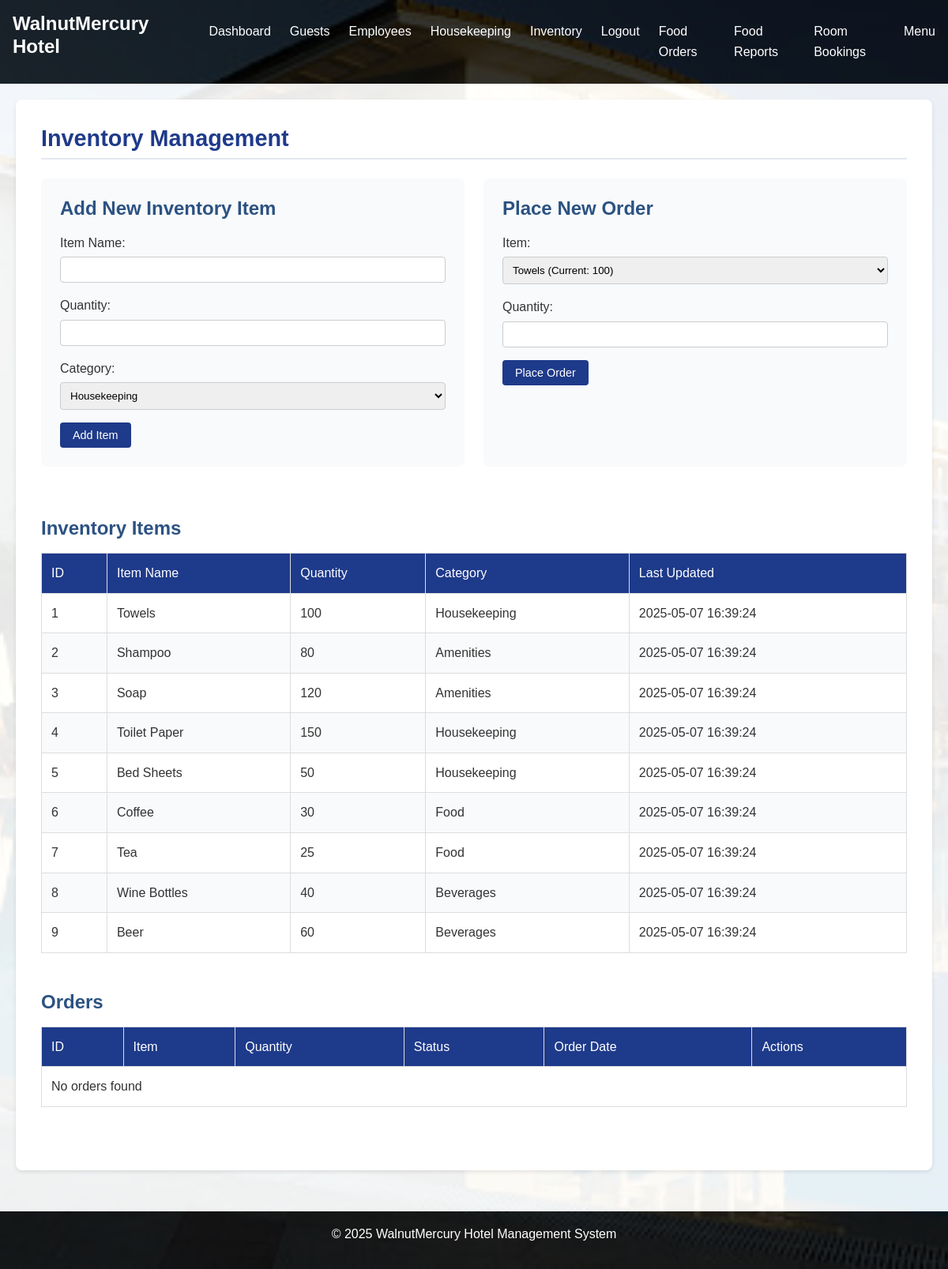
Page /admin/inventory (signed in) on the committed database.
### tables this page shows
CREATE TABLE inventory (
    id INTEGER PRIMARY KEY AUTOINCREMENT,
    item_name TEXT NOT NULL,
    quantity INTEGER NOT NULL,
    category TEXT NOT NULL,
    last_updated TIMESTAMP DEFAULT CURRENT_TIMESTAMP
);

### app.py (the view)
@app.route('/admin/inventory')
@admin_required
def admin_inventory():
    inventory = query_db('SELECT * FROM inventory')
    orders = query_db('SELECT * FROM orders')
    return render_template('admin/inventory.html',
                          inventory=inventory,
                          orders=orders)

### app.py (called while the page is built)
def get_db():
    db = getattr(g, '_database', None)
    if db is None:
        db = g._database = sqlite3.connect(DATABASE)
        db.row_factory = sqlite3.Row
    return db

def query_db(query, args=(), one=False):
    cur = get_db().execute(query, args)
    rv = cur.fetchall()
    cur.close()
    return (rv[0] if rv else None) if one else rv

@app.teardown_appcontext
def close_connection(exception):
    db = getattr(g, '_database', None)
    if db is not None:
        db.close()

def admin_required(f):
    @wraps(f)
    def decorated_function(*args, **kwargs):
        if 'user_id' not in session or session.get('role') != 'admin':
            flash('You need to be logged in as admin to view this page.')
            return redirect(url_for('admin_login'))
        return f(*args, **kwargs)
    return decorated_function

### templates/admin/inventory.html (shortened to what this page needs)
{% extends "admin/layout.html" %}
{% block content %}
<section class="admin-section">
    <h2>Inventory Management</h2>
    <div class="grid-container">
        <div class="form-container">
            <h3>Add New Inventory Item</h3>
            <form method="post" action="{{ url_for('add_inventory') }}">
                <div class="form-group">
                    <label for="item_name">Item Name:</label>
                    <input type="text" id="item_name" name="item_name" required>
                </div>
                <div class="form-group">
                    <label for="quantity">Quantity:</label>
                    <input type="number" id="quantity" name="quantity" min="1" required>
                </div>
                <div class="form-group">
                    <label for="category">Category:</label>
                    <select id="category" name="category" required>
                        <option value="Housekeeping">Housekeeping</option>
                    </select>
                </div>
                <button type="submit" class="btn btn-primary">Add Item</button>
            </form>
        </div>
        <div class="form-container">
            <h3>Place New Order</h3>
            <form method="post" action="{{ url_for('place_order') }}">
                <div class="form-group">
                    <label for="item_id">Item:</label>
                    <select id="item_id" name="item_id" required>
                        {% for item in inventory %}
                        <option value="{{ item.id }}">{{ item.item_name }} (Current: {{ item.quantity }})</option>
                        {% endfor %}
                    </select>
                </div>
                <div class="form-group">
                    <label for="quantity">Quantity:</label>
                    <input type="number" id="quantity" name="quantity" min="1" required>
                </div>
                <button type="submit" class="btn btn-primary">Place Order</button>
            </form>
        </div>
    </div>
    <div class="data-table-container">
        <h3>Inventory Items</h3>
        <table class="data-table">
            <thead>
                <tr>
                    <th>ID</th>
                    <th>Item Name</th>
                    <th>Quantity</th>
                    <th>Category</th>
                    <th>Last Updated</th>
                </tr>
            </thead>
            <tbody>
                {% for item in inventory %}
                <tr>
                    <td>{{ item.id }}</td>
                    <td>{{ item.item_name }}</td>
                    <td>{{ item.quantity }}</td>
                    <td>{{ item.category }}</td>
                    <td>{{ item.last_updated }}</td>
                </tr>
                {% else %}
                <tr>
                    <td colspan="5">No inventory items found</td>
                </tr>
                {% endfor %}
            </tbody>
        </table>
    </div>
    <div class="data-table-container">
        <h3>Orders</h3>
        <table class="data-table">
            <thead>
                <tr>
                    <th>ID</th>
                    <th>Item</th>
                    <th>Quantity</th>
                    <th>Status</th>
                    <th>Order Date</th>
                    <th>Actions</th>
                </tr>
            </thead>
            <tbody>
                {% for order in orders %}
                <tr>
                    <td>{{ order.id }}</td>
                    <td>{{ order.item_name }}</td>
                    <td>{{ order.quantity }}</td>
                    <td>{{ order.status }}</td>
                    <td>{{ order.order_date }}</td>
                    <td>
                        <button class="btn btn-small update-order-status" data-id="{{ order.id }}">Update Status</button>
                    </td>
                </tr>
                {% else %}
                <tr>
                    <td colspan="6">No orders found</td>
                </tr>
                {% endfor %}
            </tbody>
        </table>
    </div>
</section>
{% endblock %}

### templates/admin/layout.html
{% extends "layout.html" %}
{% block extra_css %}
<link rel="stylesheet" href="{{ url_for('static', filename='css/admin.css') }}">
{% endblock %}
{% block navigation %}
{% if session.role == 'admin' %}
<ul>
    <li><a href="{{ url_for('admin_dashboard') }}">Dashboard</a></li>
    <li><a href="{{ url_for('admin_guests') }}">Guests</a></li>
    <li><a href="{{ url_for('admin_employees') }}">Employees</a></li>
    <li><a href="{{ url_for('admin_housekeeping') }}">Housekeeping</a></li>
    <li><a href="{{ url_for('admin_inventory') }}">Inventory</a></li>
    <li><a href="{{ url_for('admin_logout') }}">Logout</a></li>
    <li><a href="{{ url_for('admin_food_orders') }}">Food Orders</a></li>
    <li><a href="{{ url_for('admin_food_reports') }}">Food Reports</a></li>
    <li><a href="{{ url_for('admin_room_bookings') }}">Room Bookings</a></li>
    <li><a href="{{ url_for('admin_menu') }}">Menu</a></li>
</ul>
{% endif %}
{% endblock %}

### templates/layout.html (shortened to what this page needs)
<!DOCTYPE html>
<html lang="en">
<head>
    <link rel="stylesheet" href="{{ url_for('static', filename='css/main.css') }}">
    {% block extra_css %}{% endblock %}
</head>
<body>
    <header>
        <div class="logo">
            <h1>WalnutMercury Hotel</h1>
        </div>
        <nav>
            {% block navigation %}{% endblock %}
        </nav>
    </header>
    <main>
        {% block content %}{% endblock %}
    </main>
    <footer>
        <p>&copy; 2025 WalnutMercury Hotel Management System</p>
    </footer>
</body>
</html>

### static/css/main.css (style rules this page uses)
* { margin: 0; padding: 0; box-sizing: border-box; }
body { font-family: Arial, sans-serif; line-height: 1.6; color: #333; background-color: #f8f9fa; min-height: 100vh; display: flex; flex-direction: column; }
header { background-color: #1e3a8a; color: white; padding: 1rem 2rem; display: flex; justify-content: space-between; align-items: center; }
.logo h1 { font-size: 1.5rem; font-weight: bold; }
nav ul { display: flex; list-style: none; }
nav ul li { margin-left: 1.5rem; position: relative; }
nav ul li a { color: white; text-decoration: none; font-weight: 500; transition: color 0.3s; display: block; padding: 0.5rem 0; }
main { max-width: 1200px; margin: 0 auto; padding: 2rem; width: 100%; flex: 1; }
footer { background-color: #1e3a8a; color: white; text-align: center; padding: 1rem; margin-top: auto; }
h1, h2, h3, h4, h5, h6 { margin-bottom: 1rem; line-height: 1.2; }
h2 { color: #1e3a8a; font-size: 1.8rem; }
h3 { color: #2c5282; font-size: 1.5rem; }
p { margin-bottom: 1rem; }
.btn { display: inline-block; padding: 0.5rem 1rem; background-color: #1e3a8a; color: white; text-decoration: none; border: none; border-radius: 4px; cursor: pointer; font-size: 0.9rem; transition: background-color 0.3s; }
.btn-primary { background-color: #1e3a8a; }
.form-group { margin-bottom: 1rem; }
.form-group label { display: block; margin-bottom: 0.3rem; font-weight: 500; }
.form-group input, .form-group select, .form-group textarea { width: 100%; padding: 0.5rem; border: 1px solid #ccc; border-radius: 4px; font-family: inherit; }
.form-container h3 { margin-top: 0; }

### static/css/admin.css (style rules this page uses)
.admin-section { background-color: white; border-radius: 8px; box-shadow: 0 2px 5px rgba(0, 0, 0, 0.1); padding: 2rem; margin-bottom: 2rem; }
.admin-section h2 { margin-top: 0; color: #1e3a8a; border-bottom: 2px solid #e2e8f0; padding-bottom: 0.5rem; margin-bottom: 1.5rem; }
.form-container { background-color: #f8fafc; border-radius: 8px; padding: 1.5rem; margin-bottom: 2rem; }
.form-container h3 { margin-top: 0; color: #2c5282; margin-bottom: 1rem; }
.form-group { margin-bottom: 1rem; }
.form-group label { display: block; margin-bottom: 0.3rem; font-weight: 500; }
.form-group input, .form-group select, .form-group textarea { width: 100%; padding: 0.5rem; border: 1px solid #ccc; border-radius: 4px; font-family: inherit; }
.grid-container { display: grid; grid-template-columns: repeat(auto-fit, minmax(300px, 1fr)); gap: 1.5rem; margin-bottom: 2rem; }
.data-table-container { margin-bottom: 2rem; overflow-x: auto; }
.data-table-container h3 { color: #2c5282; margin-bottom: 1rem; }
.data-table { width: 100%; border-collapse: collapse; margin-bottom: 1rem; }
.data-table th, .data-table td { border: 1px solid #ddd; padding: 0.75rem; text-align: left; }
.data-table th { background-color: #1e3a8a; color: white; font-weight: 500; }
.data-table tr:nth-child(even) { background-color: #f8fafc; }

### rows in the picture
inventory: id "1", item_name "Towels", quantity "100", category "Housekeeping", last_updated "2025-05-07 16:39:24"
inventory: id "2", item_name "Shampoo", quantity "80", category "Amenities", last_updated "2025-05-07 16:39:24"
inventory: id "3", item_name "Soap", quantity "120", category "Amenities", last_updated "2025-05-07 16:39:24"
inventory: id "4", item_name "Toilet Paper", quantity "150", category "Housekeeping", last_updated "2025-05-07 16:39:24"
inventory: id "5", item_name "Bed Sheets", quantity "50", category "Housekeeping", last_updated "2025-05-07 16:39:24"
inventory: id "6", item_name "Coffee", quantity "30", category "Food", last_updated "2025-05-07 16:39:24"
inventory: id "7", item_name "Tea", quantity "25", category "Food", last_updated "2025-05-07 16:39:24"
inventory: id "8", item_name "Wine Bottles", quantity "40", category "Beverages", last_updated "2025-05-07 16:39:24"
inventory: id "9", item_name "Beer", quantity "60", category "Beverages", last_updated "2025-05-07 16:39:24"

### other values in the picture
form field item_id "Towels (Current: 100)"
